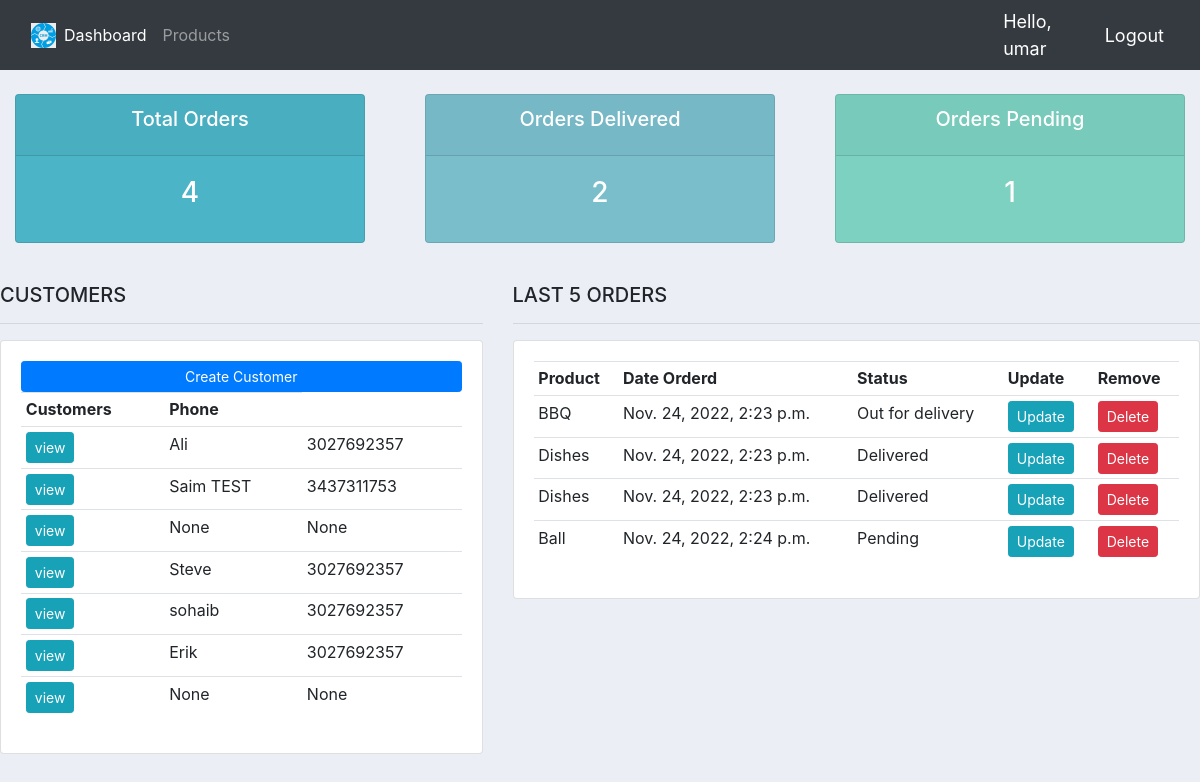
The app's page / (signed in) with its own data.
### accounts/models.py (models this page shows, shortened)
class Customer(models.Model):
    user = models.OneToOneField(User, blank=True, null=True, on_delete=models.CASCADE)
    name = models.CharField(max_length=200, null=True)
    phone = models.IntegerField(null=True)
    email = models.EmailField(null=True)
    profile_pic = models.ImageField(default="logo1.png",null=True, blank=True)
    date_created = models.DateTimeField(auto_now_add=True, null=True)

class Order(models.Model):
    STATUS = (
        ('Pending', 'Pending'),
        ('Out for delivery', 'Out for delivery'),
        ('Delivered', 'Delivered')
    )
    customer = models.ForeignKey(Customer, null=True, on_delete=models.SET_NULL)
    product = models.ForeignKey(Product, null=True, on_delete=models.SET_NULL)
    date_created = models.DateTimeField(auto_now_add=True, null=True)
    status = models.CharField(max_length=200, null=True, choices=STATUS)
    note = models.CharField(max_length=200, null=True,)

class Product(models.Model):
    CATEGORY = (
        ('Indoor', 'Indoor'),
        ('Out Door', 'Out Door')
    )
    name = models.CharField(max_length=200, null=True)
    price = models.FloatField(null=True)
    category = models.CharField(max_length=200, null=True, choices=CATEGORY)
    description = models.CharField(max_length=200, null=True)
    date_created = models.DateTimeField(auto_now_add=True, null=True)
    tags = models.ManyToManyField(Tag)
    def __str__(self):
        return self.name

### accounts/decorators.py (the view)
    def wrapper_func(request, *args, **kwargs):
        group = None
        if request.user.groups.exists():
            group = request.user.groups.all()[0].name
        if group == 'customer':
            return redirect('user-page')
        if group == 'admin':
            return view_func(request, *args, **kwargs)

### accounts/views.py (called while the page is built)
@login_required(login_url='login')
@admin_only
def home(request):
    orders = Order.objects.all()
    customers = Customer.objects.all()
    total_customers = customers.count()
    total_orders = orders.count()
    delivered = orders.filter(status='Delivered').count()
    pending = orders.filter(status='Pending').count()
    context = {'orders': orders, 'customers': customers,
               'total_customers': total_customers,
               'total_orders': total_orders, 'delivered': delivered, 'pending': pending}
    return render(request, 'accounts/dashboard.html', context)

### templates/accounts/dashboard.html
{% extends "accounts/main.html" %}
{% block content %}
{% include "accounts/status.html" %}
<br>
<div class="row">
    <div class="col-md-5">
        <h5>CUSTOMERS</h5>
        <hr>
        <div class="card card-body">
            <a class="btn btn-primary btn-sm btn-block" href="">Create Customer</a>
            <table class="table table-sm">
                <tr>
                    <th>Customers</th>
                    <th>Phone</th>
                </tr>
                {% for customer in customers  %}
                    <tr>
                        <td><a class="btn btn-sm btn-info" href="{% url 'customer' customer.id %}">view</a></td>
                      <td>{{customer.name}}</td>
                      <td>{{customer.phone}}</td>
                    </tr>
                    {% endfor %}
            </table>
        </div>
    </div>
    <div class="col-md-7">
        <h5>LAST 5 ORDERS</h5>
        <hr>
        <div class="card card-body">
            <table class="table table-sm">
                <tr>
                    <th>Product</th>
                    <th>Date Orderd</th>
                    <th>Status</th>
                    <th>Update</th>
                    <th>Remove</th>
                </tr>
                {% for order in orders  %}
                    <tr>
                      <td>{{order.product}}</td>
                      <td>{{order.date_created}}</td>
                      <td>{{order.status}}</td>
                      <td><a class="btn btn-sm btn-info" href="{% url 'update_order' order.id %}">Update</a></td>
                      <td><a class="btn btn-sm btn-danger" href="{% url 'delete_order' order.id %}">Delete</a></td>
                    </tr>
                    {% endfor %}
                </table>
    </div>
</div>
</div>
{% endblock content %}

### templates/accounts/main.html (shortened to what this page needs)
{% load static %}
<!DOCTYPE html>
<html>
    <head>
        <link rel="stylesheet" href="https://cdn.jsdelivr.net/npm/bootstrap@4.3.1/dist/css/bootstrap.min.css"
>
      <link rel="stylesheet" type="text/css" href=" {% static '/css/main.css' %} ">
    </head>
    <body>
        {% include "accounts/navbar.html" %}
       {% block content %}
       {% endblock content %}
    </body>
</html>

### templates/accounts/navbar.html (shortened to what this page needs)
{% load static %}
<nav class="navbar navbar-expand-lg navbar-dark bg-dark">
    <div class="container-fluid">
      <img src="{% static 'images/logo1.png' %}" width="25" height="25">
      <div class="collapse navbar-collapse" id="navbarNav">
        <ul class="navbar-nav">
          {% if request.user.is_staff %}
          <li class="nav-item">
            <a class="nav-link active" aria-current="page" href="{% url 'home' %}">Dashboard</a>
          </li>
          <li class="nav-item">
            <a class="nav-link" href="{% url 'products' %}">Products</a>
          </li>
          {% else %}
          <li class="nav-item">
            <a class="nav-link" href="{% url 'account' %}">Settings</a>
          </li>
          {% endif %}
        </ul>
      </div>
    </div>
    <span class="hello-msg">Hello, {{request.user}} </span>
    <span> <a class="hello-msg" href="{% url 'logout' %}">Logout</a> </span>
  </nav>

### templates/accounts/status.html
{% block content %}
<br>
<div class="row">
    <div class="col">
        <div class="col-md">
            <div class="card text-center text-white mb-3" id="total-orders">
                <div class="card-header">
                    <h5 class="card-title">Total Orders</h5>
                </div>
                <div class="card-body">
                    <h3 class="card-title"> {{total_orders}} </h3>
                </div>
            </div>
        </div>
    </div>
    <div class="col">
        <div class="col-md">
            <div class="card text-center text-white mb-3" id="orders-delivered">
                <div class="card-header">
                    <h5 class="card-title">Orders Delivered</h5>
                </div>
                <div class="card-body">
                    <h3 class="card-title">{{delivered}}</h3>
                </div>
            </div>
        </div>
    </div>
    <div class="col">
        <div class="col-md">
            <div class="card text-center text-white mb-3" id="orders-pending">
                <div class="card-header">
                    <h5 class="card-title">Orders Pending</h5>
                </div>
                <div class="card-body">
                    <h3 class="card-title"> {{ pending }}</h3>
                </div>
            </div>
        </div>
    </div>
</div>
{% endblock content %}

### static/css/main.css (style rules this page uses)
body { background-color: #ebeff5; }
#total-orders { background-color: #4cb4c7; }
#orders-delivered { background-color: #7abecc; }
#orders-pending { background-color: #7CD1C0; }

### templates/accounts/navbar.html (style rules this page uses)
.hello-msg { font-size: 18px; color: #ffffff; margin-right: 20px; }

### records on screen
Customer: name "Ali", phone "3027692357"
Customer: name "Saim TEST", phone "3437311753"
Customer: name "None", phone "None"
Customer: name "Steve", phone "3027692357"
Customer: name "sohaib", phone "3027692357"
Customer: name "Erik", phone "3027692357"
Customer: name "None", phone "None"
Order: product "BBQ", date_created "Nov. 24, 2022, 2:23 p.m.", status "Out for delivery"
Order: product "Dishes", date_created "Nov. 24, 2022, 2:23 p.m.", status "Delivered"
Order: product "Dishes", date_created "Nov. 24, 2022, 2:23 p.m.", status "Delivered"
Order: product "Ball", date_created "Nov. 24, 2022, 2:24 p.m.", status "Pending"

### other values on screen
{{ request.user }} "umar"
{{ total_orders }} "4"
{{ delivered }} "2"
{{ pending }} "1"
